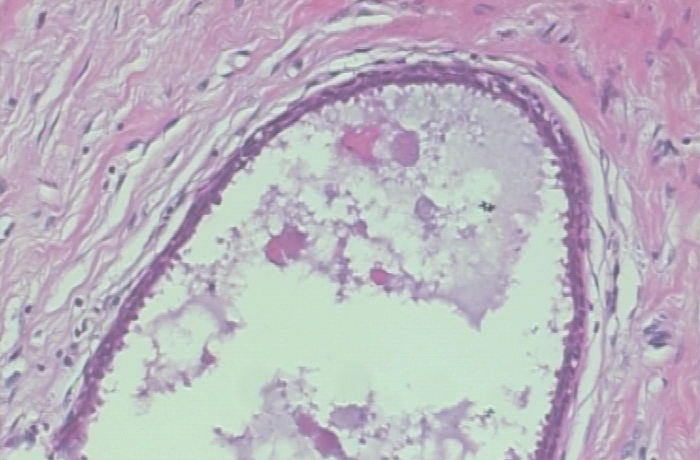
#> input picture SOB_B_A-14-22549AB-100-001_train.jpg, 700 x 460 px, given as the content of the folder benign, which was not available
$ python augment_images7.py
#> lines starting #> are read from the running program, lines starting #| are printed output that depends on the picture; pictures that were not available may be replaced by others from this repository, and a replacement may not be noted
from PIL import Image
import numpy as np
import math
import os
from random import randint
from colorsys import rgb_to_hsv, hsv_to_rgb


def resize_image(img_name):
#> called with img_name = 'benign/SOB_B_A-14-22549AB-100-001_train'
    shorterside = 250
    pilimg = Image.open(img_name+".jpg")
#> pilimg is the input picture: PIL image 700x460 RGB; mean R, G, B 187.6, 180.9, 191
    w,h=pilimg.size
#> w = 700; h = 460

    if w > h:
      longerside= np.int32(math.floor(float(shorterside)*w/float(h)))
#> longerside = 380
      neww=longerside
#> neww = 380
      newh=shorterside
    elif h > w:
      longerside= np.int32(math.floor(float(shorterside)*h/float(w)))
      newh=longerside
      neww=shorterside
    else:
      newh=shorterside
      neww=shorterside
    resimg=pilimg.resize((neww,newh))
    im = np.array(resimg,dtype=np.float32)

    if(im.ndim<3):
      im=np.expand_dims(im,2)
      im=np.concatenate((im,im,im),2)

    if(im.shape[2]>3):
      im=im[:,:,0:3]

    return im


def save_image(img, img_name):
    result = Image.fromarray(img.astype('uint8'))
    result.save(img_name)


def horizontal_flip(img, img_name):
    flipped = np.zeros_like(img)
    h = len(img)
    w = len(img[0])
    for i in range(len(img)):
        for j in range(len(img[i])):
            flipped[i][w-j-1] = img[i][j]
    save_image(flipped, img_name+"_horizontal_flip.jpg")


def vertical_flip(img, img_name):
    flipped = np.zeros_like(img)
    h = len(img)
    w = len(img[0])
    for i in range(len(img)):
        flipped[h-i-1] = img[i]
    save_image(flipped, img_name+"_vertical_flip.jpg")


def rotate(img):
    h = len(img)
    w = len(img[0])
    rotated = np.zeros((w, h, 3))
    for i in range(w):
        for j in range(h):
            rotated[i][j] = img[h-j-1][i]
    return rotated


def rotate_full(img, img_name):
    rotated = rotate(img)
    save_image(rotated, img_name+"_rotated_90.jpg")
    rotated = rotate(rotated)
    save_image(rotated, img_name+"_rotated_180.jpg")
    rotated = rotate(rotated)
    save_image(rotated, img_name+"_rotated_270.jpg")


def random_brightness(img, img_name):
    rounds = 3
    for r in range(rounds):
        brightness_multiplier = np.random.uniform() + 0.5
        brightened = np.zeros_like(img)
        for i in range(len(img)):
            for j in range(len(img[i])):
                (h,s,v) = rgb_to_hsv(img[i][j][0], img[i][j][1], img[i][j][2])
                v *= brightness_multiplier
                v = min(255, v)
                brightened[i][j] = hsv_to_rgb(h,s,v)
        save_image(brightened, img_name+"_brightened_"+str(r)+".jpg")


def augment_image(img_name):
    img = resize_image(img_name)
    # crops
    stride_length = 2
    stride_pixels = 200

    h = len(img)
#> h = 250
    w = len(img[0])
#> w = 380

    if w > h:
      w_stride = np.int32(math.floor(float(stride_pixels)*w/float(h)))
#> w_stride = 304
      h_stride = stride_pixels
    elif h > w:
      h_stride = np.int32(math.floor(float(stride_pixels)*h/float(w)))
      w_stride = stride_pixels
    else:
      h_stride = stride_pixels
      w_stride = stride_pixels

    h_step = (h-h_stride)/(stride_length-1)
#> h_step = 50
    w_step = (w-w_stride)/(stride_length-1)
#> w_step = 76

    for i in range(stride_length):
        for j in range(stride_length):
            cropped = img[np.int32(math.floor(i*h_step)):np.int32(math.floor(i*h_step+h_stride)), np.int32(math.floor(j*w_step)):np.int32(math.floor(j*w_step+w_stride))]
            transform_image(cropped, img_name+"_"+str(i)+"_"+str(j))
#> this loop made 2 passes
#> pass 1, in save_image, `result = Image.fromarray(img.astype('uint8'))`:
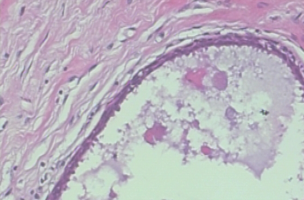
#> result: PIL image 304x200 RGB; mean R, G, B 187.6, 182.3, 191.6
#> pass 1, in save_image (call 2), `result = Image.fromarray(img.astype('uint8'))`:
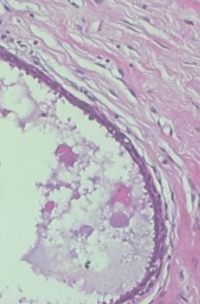
#> result: PIL image 200x304 RGB; mean R, G, B 187.6, 182.3, 191.6
#> pass 1, in save_image (call 3), `result = Image.fromarray(img.astype('uint8'))`:
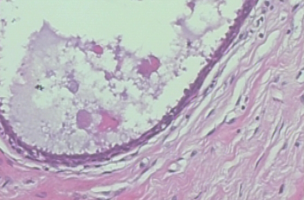
#> result: PIL image 304x200 RGB; mean R, G, B 187.6, 182.3, 191.6
#> pass 1, in save_image (call 4), `result = Image.fromarray(img.astype('uint8'))`:
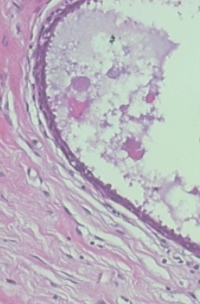
#> result: PIL image 200x304 RGB; mean R, G, B 187.6, 182.3, 191.6
#> after the loop:
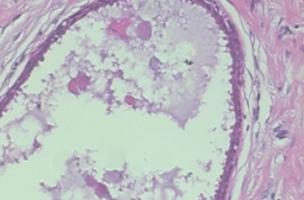
#> cropped: shape (200, 304, 3) float32; mean R, G, B 188.2, 187.5, 193.2


def transform_image(img, img_name):
    # transforms
    save_image(img, img_name+".jpg")

    if (randint(0,2) == 0):
        horizontal_flip(img, img_name)
    if (randint(0,2) == 0):
        vertical_flip(img, img_name)
    if (randint(0,2) == 0):
        rotate_full(img, img_name)
    if (randint(0,2) == 0):
        random_brightness(img, img_name)


if __name__=='__main__':
    # directories = ["images"]
    directories = ["benign", "malignant"]
    for img_dir in directories:
        files = os.listdir(img_dir)
        for filename in files:
            if filename.endswith("_val.jpg") or filename.endswith("_train.jpg"):
                img_name = os.path.splitext(filename)[0]
                augment_image(os.path.join(img_dir, img_name))
